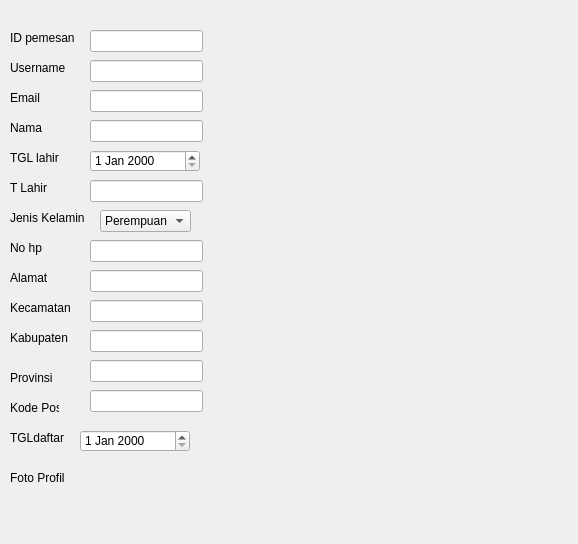
<?xml version="1.0" encoding="UTF-8"?>
<ui version="4.0">
 <class>Form</class>
 <widget class="QWidget" name="Form">
  <property name="geometry">
   <rect>
    <x>0</x>
    <y>0</y>
    <width>578</width>
    <height>544</height>
   </rect>
  </property>
  <property name="windowTitle">
   <string>Form</string>
  </property>
  <widget class="QLabel" name="label">
   <property name="geometry">
    <rect>
     <x>10</x>
     <y>30</y>
     <width>71</width>
     <height>16</height>
    </rect>
   </property>
   <property name="text">
    <string>ID pemesan</string>
   </property>
  </widget>
  <widget class="QLabel" name="label_2">
   <property name="geometry">
    <rect>
     <x>10</x>
     <y>60</y>
     <width>61</width>
     <height>16</height>
    </rect>
   </property>
   <property name="text">
    <string>Username</string>
   </property>
  </widget>
  <widget class="QLabel" name="label_3">
   <property name="geometry">
    <rect>
     <x>10</x>
     <y>90</y>
     <width>49</width>
     <height>16</height>
    </rect>
   </property>
   <property name="text">
    <string>Email</string>
   </property>
  </widget>
  <widget class="QLabel" name="label_4">
   <property name="geometry">
    <rect>
     <x>10</x>
     <y>120</y>
     <width>49</width>
     <height>16</height>
    </rect>
   </property>
   <property name="text">
    <string>Nama</string>
   </property>
  </widget>
  <widget class="QLabel" name="label_5">
   <property name="geometry">
    <rect>
     <x>10</x>
     <y>150</y>
     <width>49</width>
     <height>16</height>
    </rect>
   </property>
   <property name="text">
    <string>TGL lahir</string>
   </property>
  </widget>
  <widget class="QLabel" name="label_6">
   <property name="geometry">
    <rect>
     <x>10</x>
     <y>180</y>
     <width>49</width>
     <height>16</height>
    </rect>
   </property>
   <property name="text">
    <string>T Lahir</string>
   </property>
  </widget>
  <widget class="QLabel" name="label_7">
   <property name="geometry">
    <rect>
     <x>10</x>
     <y>210</y>
     <width>81</width>
     <height>16</height>
    </rect>
   </property>
   <property name="text">
    <string>Jenis Kelamin</string>
   </property>
  </widget>
  <widget class="QLabel" name="label_8">
   <property name="geometry">
    <rect>
     <x>10</x>
     <y>240</y>
     <width>49</width>
     <height>16</height>
    </rect>
   </property>
   <property name="text">
    <string>No hp</string>
   </property>
  </widget>
  <widget class="QLabel" name="label_9">
   <property name="geometry">
    <rect>
     <x>10</x>
     <y>270</y>
     <width>49</width>
     <height>16</height>
    </rect>
   </property>
   <property name="text">
    <string>Alamat</string>
   </property>
  </widget>
  <widget class="QLabel" name="label_10">
   <property name="geometry">
    <rect>
     <x>10</x>
     <y>300</y>
     <width>71</width>
     <height>16</height>
    </rect>
   </property>
   <property name="text">
    <string>Kecamatan</string>
   </property>
  </widget>
  <widget class="QLabel" name="label_11">
   <property name="geometry">
    <rect>
     <x>10</x>
     <y>330</y>
     <width>71</width>
     <height>16</height>
    </rect>
   </property>
   <property name="text">
    <string>Kabupaten</string>
   </property>
  </widget>
  <widget class="QLabel" name="label_12">
   <property name="geometry">
    <rect>
     <x>10</x>
     <y>370</y>
     <width>49</width>
     <height>16</height>
    </rect>
   </property>
   <property name="text">
    <string>Provinsi</string>
   </property>
  </widget>
  <widget class="QLabel" name="label_13">
   <property name="geometry">
    <rect>
     <x>10</x>
     <y>400</y>
     <width>49</width>
     <height>16</height>
    </rect>
   </property>
   <property name="text">
    <string>Kode Post</string>
   </property>
  </widget>
  <widget class="QLabel" name="label_14">
   <property name="geometry">
    <rect>
     <x>10</x>
     <y>430</y>
     <width>61</width>
     <height>16</height>
    </rect>
   </property>
   <property name="text">
    <string>TGLdaftar</string>
   </property>
  </widget>
  <widget class="QLabel" name="label_15">
   <property name="geometry">
    <rect>
     <x>10</x>
     <y>470</y>
     <width>61</width>
     <height>16</height>
    </rect>
   </property>
   <property name="text">
    <string>Foto Profil</string>
   </property>
  </widget>
  <widget class="QComboBox" name="cmbKelamin">
   <property name="geometry">
    <rect>
     <x>100</x>
     <y>210</y>
     <width>91</width>
     <height>22</height>
    </rect>
   </property>
   <item>
    <property name="text">
     <string>Perempuan</string>
    </property>
   </item>
   <item>
    <property name="text">
     <string>Laki laki</string>
    </property>
   </item>
  </widget>
  <widget class="QDateEdit" name="dateLahir">
   <property name="geometry">
    <rect>
     <x>90</x>
     <y>150</y>
     <width>110</width>
     <height>22</height>
    </rect>
   </property>
  </widget>
  <widget class="QDateEdit" name="dateDaftar">
   <property name="geometry">
    <rect>
     <x>80</x>
     <y>430</y>
     <width>110</width>
     <height>22</height>
    </rect>
   </property>
  </widget>
  <widget class="QLineEdit" name="editPemesan">
   <property name="geometry">
    <rect>
     <x>90</x>
     <y>30</y>
     <width>113</width>
     <height>22</height>
    </rect>
   </property>
  </widget>
  <widget class="QLineEdit" name="editUsername">
   <property name="geometry">
    <rect>
     <x>90</x>
     <y>60</y>
     <width>113</width>
     <height>22</height>
    </rect>
   </property>
  </widget>
  <widget class="QLineEdit" name="editEmail">
   <property name="geometry">
    <rect>
     <x>90</x>
     <y>90</y>
     <width>113</width>
     <height>22</height>
    </rect>
   </property>
  </widget>
  <widget class="QLineEdit" name="editNama">
   <property name="geometry">
    <rect>
     <x>90</x>
     <y>120</y>
     <width>113</width>
     <height>22</height>
    </rect>
   </property>
  </widget>
  <widget class="QLineEdit" name="editLahir">
   <property name="geometry">
    <rect>
     <x>90</x>
     <y>180</y>
     <width>113</width>
     <height>22</height>
    </rect>
   </property>
  </widget>
  <widget class="QLineEdit" name="editNohp">
   <property name="geometry">
    <rect>
     <x>90</x>
     <y>240</y>
     <width>113</width>
     <height>22</height>
    </rect>
   </property>
  </widget>
  <widget class="QLineEdit" name="editAlamat">
   <property name="geometry">
    <rect>
     <x>90</x>
     <y>270</y>
     <width>113</width>
     <height>22</height>
    </rect>
   </property>
  </widget>
  <widget class="QLineEdit" name="editKecamatan">
   <property name="geometry">
    <rect>
     <x>90</x>
     <y>300</y>
     <width>113</width>
     <height>22</height>
    </rect>
   </property>
  </widget>
  <widget class="QLineEdit" name="editKabupaten">
   <property name="geometry">
    <rect>
     <x>90</x>
     <y>330</y>
     <width>113</width>
     <height>22</height>
    </rect>
   </property>
  </widget>
  <widget class="QLineEdit" name="editProvinsi">
   <property name="geometry">
    <rect>
     <x>90</x>
     <y>360</y>
     <width>113</width>
     <height>22</height>
    </rect>
   </property>
  </widget>
  <widget class="QLineEdit" name="editKodepos">
   <property name="geometry">
    <rect>
     <x>90</x>
     <y>390</y>
     <width>113</width>
     <height>22</height>
    </rect>
   </property>
  </widget>
 </widget>
 <resources/>
 <connections/>
</ui>
